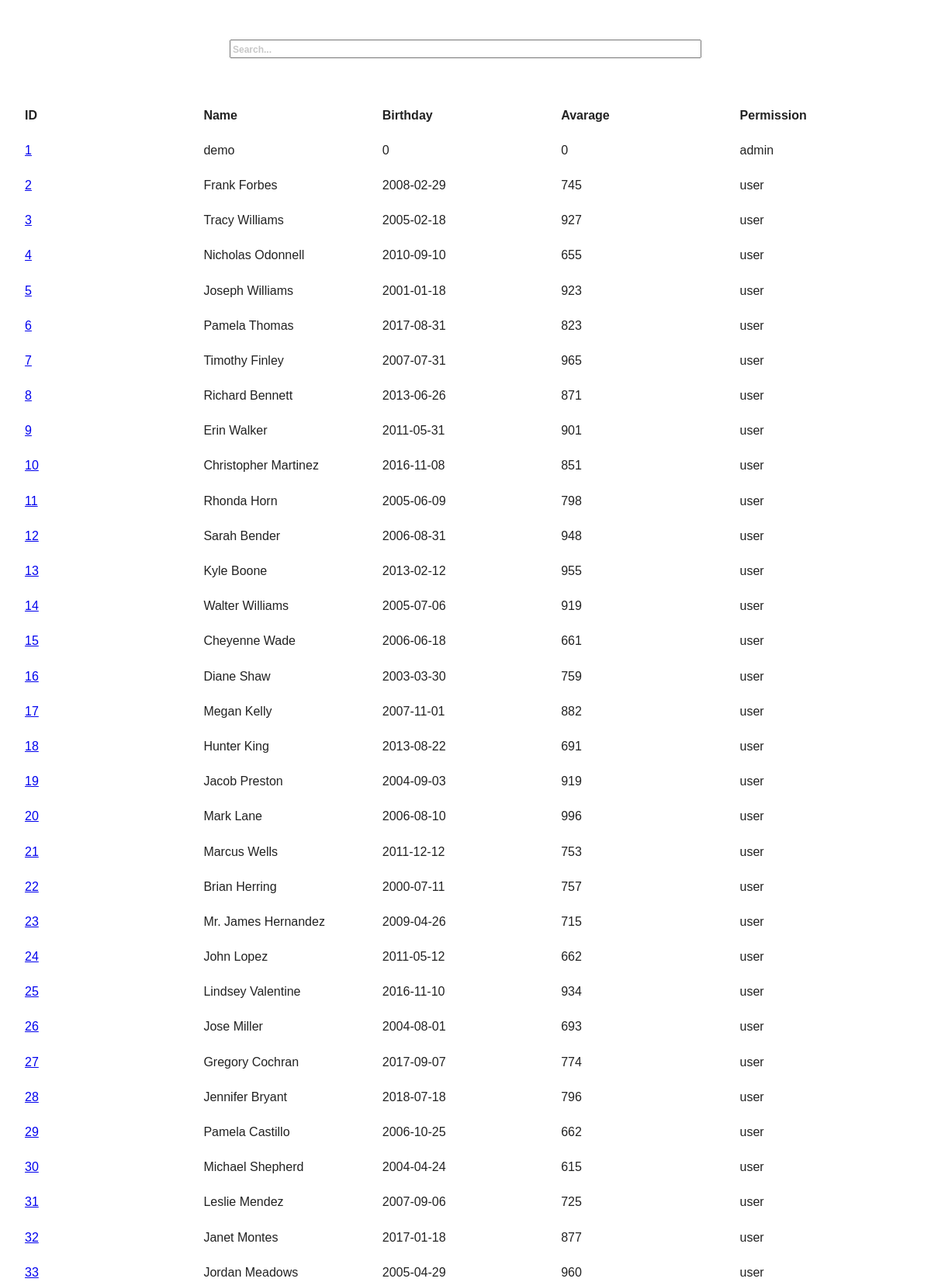
Page / (signed in, upper part) on the committed database.
### models.py (models this page shows, shortened)
class Shkolla(db.Model):
    id = db.Column(db.Integer, primary_key=True, autoincrement=True)
    name = db.Column(db.String)
    password = db.Column(db.String)
    birthday = db.Column(db.String)
    subjects = db.Column(db.String)
    subjects_failed = db.Column(db.String)
    avarage = db.Column(db.Integer)
    permission = db.Column(db.String)

### views.py (the view)
@application.route("/", methods=["GET"])
def index():
    s = session.get('status', '')
    if s:
        username = session.get('username', '')
        if s == "admin":
            users = db.session.query(Shkolla).all()
            return render_template("loginAdm.html",
                                   username=username, status=s, users=users)
        return render_template("loginUsr.html",
                               username=username, status=s)
    return render_template("index.html")

### templates/loginAdm.html (shortened to what this page needs)
{% extends "base.html" %}
{% block head %}
{{ super() }}
{% endblock %}
{% block content %}
<nav class="mobile-menu">
<a href="#" id="title">Admin</a>
<ul id="menu">
    <li><a href="{{ url_for('index') }}">Home</a></li>
    <li><a href="{{ url_for('addUsers') }}">Add Users</a></li>
    <li><a href="{{ url_for('statistika') }}">Statistika</a></li>
    <li><a href="{{ url_for('logout') }}">Logout</a></li>
</ul>
</nav>
<div class="main-container wrapper">
    {%- if request.path == url_for('index') -%}
    <div class="main admin flex one">
	<div class="input-div">
	    <input placeholder="Search..." type="text" id="table-search"name="search"><br>
	</div>
	    <table class="primary adm-table">
		<thead>
		    <tr>
			<th>ID</th>
			<th>Name</th>
			<th>Birthday</th>
			<th>Avarage</th>
			<th>Permission</th>
		    </tr>
		</thead>
		<tbody>
		    {% for user in users %}
		    <tr>
			<td><a href="{{ url_for('editUser', page_id=user.id) }}">{{ user.id }}</a></td>
			<td>{{ user.name }}</td>
			<td>{{ user.birthday }}</td>
			<td>{{ user.avarage }}</td>
			<td>{{ user.permission }}</td>
		    </tr>
		    {% endfor %}
		</tbody>
	    </table>
    </div>
    {% endif %}
</div>
{% endblock %}

### templates/base.html (shortened to what this page needs)
<!DOCTYPE html>
 <html class="no-js" lang="">
<html lang="en">
<head>
    {% block head %}
    <link rel="stylesheet" href="{{ url_for('static', filename='css/normalize.min.css') }}">
    <link rel="stylesheet" href="{{ url_for('static', filename='css/style.css') }}">
    {% endblock %}
</head>
<body>
    {% block content %}{% endblock %}
    <link rel="stylesheet" href="https://cdnjs.cloudflare.com/ajax/libs/picnic/6.5.0/picnic.min.css">
</body>
</html>

### static/css/style.css (style rules this page uses)
html { color:#222;font-size:1em;line-height:1.4;height:100% }
body { font:16px/26px Helvetica,Helvetica Neue,Arial;padding-bottom:6rem;min-height:100% }
.wrapper { width:96%;margin:0 2% }
.admin .adm-table { width:100%;border-collapse:collapse;border-spacing:0;display:block }
.admin .adm-table td,.admin .adm-table th { text-align:left;width:200px;padding:.6em 0 .6em .5em }
.admin .adm-table thead { display:table;width:100%;width:-moz-available;width:-webkit-fill-available;width:fill-available }
.admin .adm-table tbody { height:60vh;display:block;overflow-y:scroll;overflow-x:hidden }
.admin .adm-table tbody tr { display:table;min-width:100% }
.admin .input-div { padding:50px 0;text-align:center }
.admin .input-div input { width:600px }
::placeholder { opacity:.4;font-weight:bold;font-size:75% }
.mobile-menu { padding:0;display:block;width:100%;background:coral;line-height:1.6em;font-weight:400;width:100%;text-align:center;position:relative;margin:0 auto }
.mobile-menu #title { padding-left:20px;color:#fff;display:flex;height:100%;float:left;align-items:center }
.mobile-menu ul { list-style-type:none;margin:0 auto;float:right;padding-left:0;text-align:center }
.mobile-menu li { display:inline-block }
.mobile-menu li a { display:block;min-width:140px;text-align:center;font-family:"Helvetica Neue",Helvetica,Arial,sans-serif;color:#fff;text-transform:uppercase;text-decoration:none;margin-left:-5px;padding:10px 0;-webkit-transition:all .4s ease 0s;-moz-transition:all .4s ease 0s;-ms-transition:all .4s ease 0s;-o-transition:all .4s ease 0s;transition:all .4s ease 0s }

### rows in the picture
Shkolla: id "1", name "demo", birthday "0", avarage "0", permission "admin"
Shkolla: id "2", name "Frank Forbes", birthday "2008-02-29", avarage "745", permission "user"
Shkolla: id "3", name "Tracy Williams", birthday "2005-02-18", avarage "927", permission "user"
Shkolla: id "4", name "Nicholas Odonnell", birthday "2010-09-10", avarage "655", permission "user"
Shkolla: id "5", name "Joseph Williams", birthday "2001-01-18", avarage "923", permission "user"
Shkolla: id "6", name "Pamela Thomas", birthday "2017-08-31", avarage "823", permission "user"
Shkolla: id "7", name "Timothy Finley", birthday "2007-07-31", avarage "965", permission "user"
Shkolla: id "8", name "Richard Bennett", birthday "2013-06-26", avarage "871", permission "user"
Shkolla: id "9", name "Erin Walker", birthday "2011-05-31", avarage "901", permission "user"
Shkolla: id "10", name "Christopher Martinez", birthday "2016-11-08", avarage "851", permission "user"
Shkolla: id "11", name "Rhonda Horn", birthday "2005-06-09", avarage "798", permission "user"
Shkolla: id "12", name "Sarah Bender", birthday "2006-08-31", avarage "948", permission "user"
Shkolla: id "13", name "Kyle Boone", birthday "2013-02-12", avarage "955", permission "user"
Shkolla: id "14", name "Walter Williams", birthday "2005-07-06", avarage "919", permission "user"
Shkolla: id "15", name "Cheyenne Wade", birthday "2006-06-18", avarage "661", permission "user"
Shkolla: id "16", name "Diane Shaw", birthday "2003-03-30", avarage "759", permission "user"
Shkolla: id "17", name "Megan Kelly", birthday "2007-11-01", avarage "882", permission "user"
Shkolla: id "18", name "Hunter King", birthday "2013-08-22", avarage "691", permission "user"
Shkolla: id "19", name "Jacob Preston", birthday "2004-09-03", avarage "919", permission "user"
Shkolla: id "20", name "Mark Lane", birthday "2006-08-10", avarage "996", permission "user"
Shkolla: id "21", name "Marcus Wells", birthday "2011-12-12", avarage "753", permission "user"
Shkolla: id "22", name "Brian Herring", birthday "2000-07-11", avarage "757", permission "user"
Shkolla: id "23", name "Mr. James Hernandez", birthday "2009-04-26", avarage "715", permission "user"
Shkolla: id "24", name "John Lopez", birthday "2011-05-12", avarage "662", permission "user"
Shkolla: id "25", name "Lindsey Valentine", birthday "2016-11-10", avarage "934", permission "user"
Shkolla: id "26", name "Jose Miller", birthday "2004-08-01", avarage "693", permission "user"
Shkolla: id "27", name "Gregory Cochran", birthday "2017-09-07", avarage "774", permission "user"
Shkolla: id "28", name "Jennifer Bryant", birthday "2018-07-18", avarage "796", permission "user"
Shkolla: id "29", name "Pamela Castillo", birthday "2006-10-25", avarage "662", permission "user"
Shkolla: id "30", name "Michael Shepherd", birthday "2004-04-24", avarage "615", permission "user"
Shkolla: id "31", name "Leslie Mendez", birthday "2007-09-06", avarage "725", permission "user"
Shkolla: id "32", name "Janet Montes", birthday "2017-01-18", avarage "877", permission "user"
Shkolla: id "33", name "Jordan Meadows", birthday "2005-04-29", avarage "960", permission "user"
